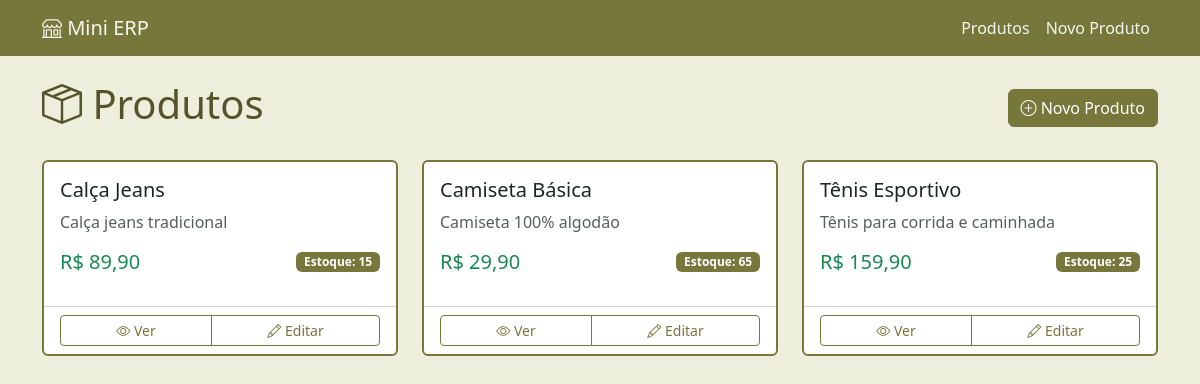
The page / on the database its author committed.
### tables this page shows
CREATE TABLE produtos (
    id INT AUTO_INCREMENT PRIMARY KEY,
    nome VARCHAR(255) NOT NULL,
    preco DECIMAL(10,2) NOT NULL,
    descricao TEXT,
    ativo BOOLEAN DEFAULT TRUE,
    created_at TIMESTAMP DEFAULT CURRENT_TIMESTAMP,
    updated_at TIMESTAMP DEFAULT CURRENT_TIMESTAMP ON UPDATE CURRENT_TIMESTAMP
);

### app/controllers/ProdutoController.php (called while the page is built, shortened)
<?php
class ProdutoController extends Controller
{
    public function index(): void
    {
        $produtos = Produto::all();
        $this->view('produtos/index', ['produtos' => $produtos]);
    }
}

### config/database.php (called while the page is built)
<?php
return [
    'host'   => 'localhost',
    'dbname' => 'mini_erp',
    'user'   => 'root',
    'pass'   => 'Pink2025*',
];

### app/core/Model.php (called while the page is built, shortened)
<?php
abstract class Model
{
    private static ?PDO $db = null;
    protected static function db(): PDO
    {
        if (self::$db === null) {
            $config = require BASE_PATH . '/config/database.php';
            $dsn = "mysql:host={$config['host']};dbname={$config['dbname']};charset=utf8mb4";
            try {
                self::$db = new PDO($dsn, $config['user'], $config['pass'], [
                    PDO::ATTR_ERRMODE => PDO::ERRMODE_EXCEPTION,
                    PDO::ATTR_DEFAULT_FETCH_MODE => PDO::FETCH_ASSOC,
                ]);
            } catch (PDOException $e) {
                die('Falha na conexão: ' . $e->getMessage());
            }
        }
        return self::$db;
    }
}

### app/models/Produto.php (called while the page is built, shortened)
<?php
class Produto extends Model
{
    public static function all(): array
    {
        $stmt = self::db()->query("
            SELECT p.*,
                   COALESCE(SUM(e.quantidade), 0) as estoque_total
            FROM produtos p
            LEFT JOIN estoque e ON p.id = e.produto_id
            WHERE p.ativo = 1
            GROUP BY p.id
            ORDER BY p.nome
        ");
        return $stmt->fetchAll();
    }
}

### app/views/produtos/index.php (the view, shortened to what this page needs)
<div class="d-flex justify-content-between align-items-center mb-4">
    <h1><i class="bi bi-box-seam"></i> Produtos</h1>
    <a href="/produto/new" class="btn btn-primary">
        <i class="bi bi-plus-circle"></i> Novo Produto
    </a>
</div>
<?php if (empty($produtos)): ?>
    <div class="alert alert-info">
        <i class="bi bi-info-circle"></i> Nenhum produto cadastrado ainda.
        <a href="/produto/new" class="alert-link">Cadastre o primeiro produto</a>.
    </div>
<?php else: ?>
    <div class="row">
        <?php foreach ($produtos as $produto): ?>
            <div class="col-md-6 col-lg-4 mb-4">
                <div class="card h-100">
                    <div class="card-body">
                        <h5 class="card-title"><?= htmlspecialchars($produto['nome']) ?></h5>
                        <p class="card-text text-muted">
                            <?= htmlspecialchars($produto['descricao']) ?>
                        </p>
                        <div class="d-flex justify-content-between align-items-center mb-3">
                            <span class="h5 text-success mb-0">
                                R$ <?= number_format($produto['preco'], 2, ',', '.') ?>
                            </span>
                            <span class="badge <?= $produto['estoque_total'] > 0 ? 'bg-success' : 'bg-danger' ?>">
                                Estoque: <?= $produto['estoque_total'] ?>
                            </span>
                        </div>
                    </div>
                    <div class="card-footer bg-transparent">
                        <div class="btn-group w-100" role="group">
                            <a href="/produto/show?id=<?= $produto['id'] ?>" class="btn btn-outline-primary btn-sm">
                                <i class="bi bi-eye"></i> Ver
                            </a>
                            <a href="/produto/edit?id=<?= $produto['id'] ?>" class="btn btn-outline-secondary btn-sm">
                                <i class="bi bi-pencil"></i> Editar
                            </a>
                        </div>
                    </div>
                </div>
            </div>
        <?php endforeach; ?>
    </div>
<?php endif; ?>
<?php
require BASE_PATH . '/app/views/layout.php';
?>

### app/views/layout.php (style rules this page uses)
.btn-primary { background-color: #77773c; border-color: #77773c; }
.card { border: 2px solid #77773c; }
.btn-outline-primary { color: #77773c; border-color: #77773c; }
.btn-outline-secondary { color: #77773c; border-color: #77773c; }
.badge.bg-success { background-color: #77773c !important; }
h1 { color: #55552b; }

### rows shown on the page
produtos: nome "Calça Jeans", descricao "Calça jeans tradicional", preco "89,90", estoque_total "15"
produtos: nome "Camiseta Básica", descricao "Camiseta 100% algodão", preco "29,90", estoque_total "65"
produtos: nome "Tênis Esportivo", descricao "Tênis para corrida e caminhada", preco "159,90", estoque_total "25"
